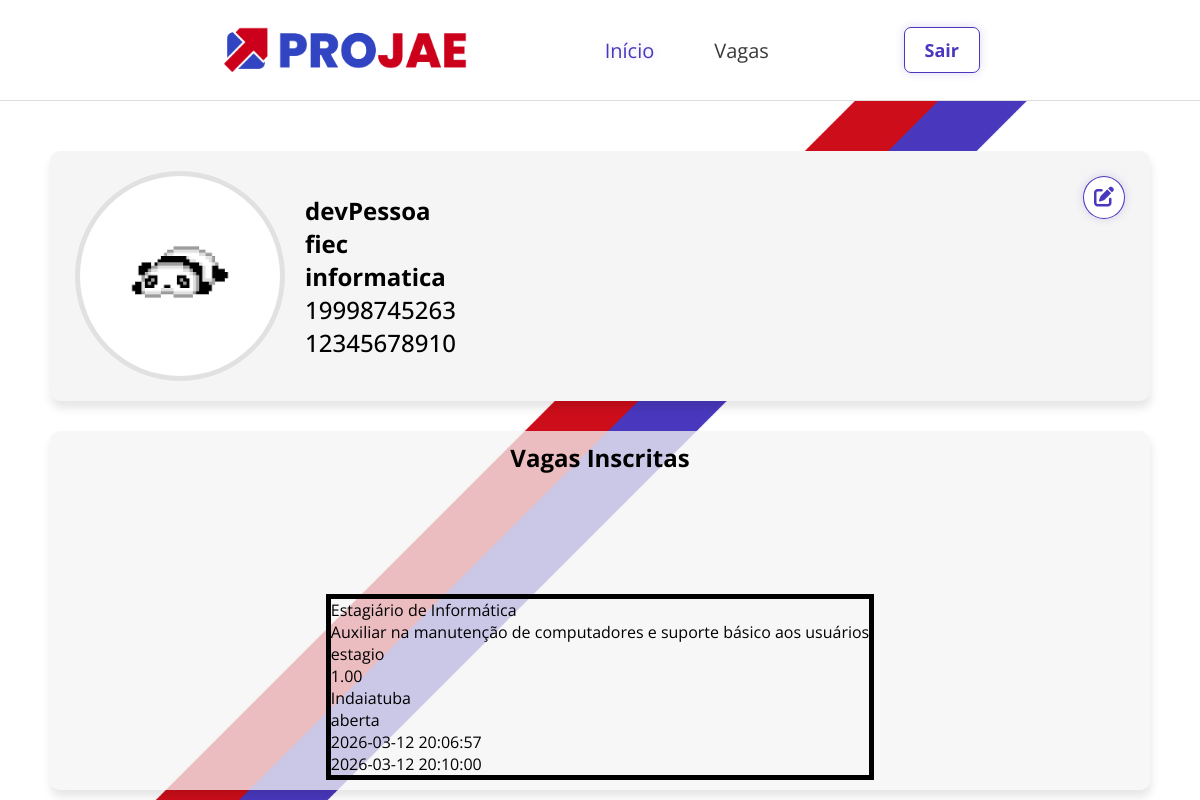
/public/views/dashboardPessoa.php (signed in), run on the app's committed database.
### tables this page shows
CREATE TABLE IF NOT EXISTS pessoas (
    id_pessoa INT AUTO_INCREMENT PRIMARY KEY,
    nome VARCHAR(120) NOT NULL,
    cpf VARCHAR(14) UNIQUE,
    telefone VARCHAR(20),
    instituicao VARCHAR(150),
    curso VARCHAR(100),
    id_usuario INT NOT NULL,

    CONSTRAINT fk_pessoa_usuario
    FOREIGN KEY (id_usuario)
    REFERENCES usuarios(id)
    ON DELETE CASCADE
    ON UPDATE CASCADE
);

CREATE TABLE IF NOT EXISTS inscricao (
    id_inscricao INT AUTO_INCREMENT PRIMARY KEY,
    data_inscricao TIMESTAMP DEFAULT CURRENT_TIMESTAMP,
    id_pessoa INT NOT NULL,
    id_vaga INT NOT NULL,

    CONSTRAINT fk_inscricao_pessoa
    FOREIGN KEY (id_pessoa)
    REFERENCES pessoas(id_pessoa)
    ON DELETE CASCADE
    ON UPDATE CASCADE,

    CONSTRAINT fk_inscricao_vaga
    FOREIGN KEY (id_vaga)
    REFERENCES vagas(id_vaga)
    ON DELETE CASCADE
    ON UPDATE CASCADE,

    UNIQUE (id_pessoa, id_vaga)
);

CREATE TABLE IF NOT EXISTS vagas (
    id_vaga INT AUTO_INCREMENT PRIMARY KEY,
    titulo VARCHAR(150) NOT NULL,
    descricao TEXT,
    tipo ENUM('estagio','aprendiz') NOT NULL,
    salario DECIMAL(10,2),
    cidade VARCHAR(100),
    status ENUM('aberta','fechada') DEFAULT 'aberta',
    data_publicacao TIMESTAMP DEFAULT CURRENT_TIMESTAMP,
    id_empresa INT NOT NULL,

    CONSTRAINT fk_vaga_empresa
    FOREIGN KEY (id_empresa)
    REFERENCES empresas(id_empresa)
    ON DELETE CASCADE
    ON UPDATE CASCADE
);

### src/controllers/DadosController.php (called while the page is built, shortened)
<?php
require_once __DIR__ . '/../config/config.php';
require_once __DIR__ . '/../models/Usuarios.php';
function handleDadosPessoa($pdo)
{
    $errors = [];
    try {
        $userModel = new Usuario($pdo);
        $dados = $userModel->dadosByIdPessoa($_SESSION['user_id']);
    } catch (PDOException $e) {
        error_log("Erro ao trazer os dados: " . $e->getMessage());
        $errors[] = "Erro no sistema. Volte mais tarde.";
    }
    return $dados;
}

### src/models/Usuarios.php (called while the page is built, shortened)
<?php
class Usuario
{
    private $pdo;
    public function __construct($pdo)
    {
        $this->pdo = $pdo;
    }
    public function findByIdPessoa($userId)
    {
        $stmt = $this->pdo->prepare("
        SELECT id_pessoa
        FROM pessoas
        WHERE id_usuario = ?
        ");
        $stmt->execute([$userId]);
        return $stmt->fetchColumn();
    }
    public function dadosByIdPessoa($userId)
    {
        $stmt = $this->pdo->prepare("
        SELECT *
        FROM pessoas
        WHERE id_usuario = ?
        ");
        $stmt->execute([$userId]);
        return $stmt->fetch(PDO::FETCH_ASSOC);
    }
    public function visualizarInscricoesPessoa($userId)
    {
        $stmt = $this->pdo->prepare("
        SELECT
            inscricao.data_inscricao,
            vagas.*
        FROM inscricao
        JOIN vagas ON inscricao.id_vaga = vagas.id_vaga
        WHERE inscricao.id_pessoa = ?");
        $stmt->execute([$userId]);
        return $stmt->fetchAll(PDO::FETCH_ASSOC);
    }
}

### src/controllers/InscricaoController.php (called while the page is built, shortened)
<?php
require_once __DIR__ . '/../config/config.php';
require_once __DIR__ . '/../models/Usuarios.php';
function visualizarInscricoesPessoa($pdo)
{
    $errors = [];
    $userPessoa = new Usuario($pdo);
    $id_pessoa =  $userPessoa->findByIdPessoa($_SESSION['user_id']);
    try {
        $userModel = new Usuario($pdo);
        $inscricoes = $userModel->visualizarInscricoesPessoa($id_pessoa);
    } catch (PDOException $e) {
        error_log("Erro ao trazer inscrições: " . $e->getMessage());
        $errors[] = "Erro no sistema. Volte mais tarde.";
    }
    return $inscricoes;
}

### public/views/dashboardPessoa.php (the view, shortened to what this page needs)
<?php
require_once __DIR__ . "/../../src/controllers/InscricaoController.php";
require_once __DIR__ . "/../../src/controllers/DadosController.php";
$inscricoes = visualizarInscricoesPessoa($pdo);
$dados = handleDadosPessoa($pdo);
?>
<!DOCTYPE html>
<html lang="pt-BR">
<head>
    <link rel="stylesheet" href="https://cdnjs.cloudflare.com/ajax/libs/font-awesome/6.5.0/css/all.min.css">
    <link rel="stylesheet" href="../assets/css/globalEimports.css">
    <link rel="stylesheet" href="../assets/css/navegation.css">
    <link rel="stylesheet" href="../assets/css/main.css">
    <link rel="stylesheet" href="../assets/css/dashboardPessoa.css">
</head>
<body class="corpo">
    <header class="cabecalho">
        <div class="contentCabecalho">
            <div class="logo"><img class="img" src="../assets/img/imagotipo.png" alt="Projae logo"></div>
            <ul class="list">
                <li><a class="item-list active" href="" onclick="location.reload()">Início</a></li>
                <li><a class="item-list" href="vagas.php">Vagas</a></li>
            </ul>
            <div class="cta">
                <a href="./logout.php" class="btnSair">Sair</a>
            </div>
        </div>
    </header>
    <main class="principal">
        <div class="content">
            <section class="perfil">
                <div class="detalhesPerfil">
                    <div class="fotoPerfil"><img src="../assets/img/testeIMG.png" alt="Sua Foto de Perfil"></div>
                    <div>
                        <h1 class="nomePerfil"><?= $dados['nome'] ?></h1>
                        <h2 class="instituicaoPerfil"><?= $dados['instituicao'] ?></h2>
                        <h2 class="cursoPerfil"><?= $dados['curso'] ?></h2>
                        <h2 class="telefonePerfil"><?= $dados['telefone'] ?></h2>
                        <h2 class="regiaoPerfil"><?= $dados['cpf'] ?></h2>
                    </div>
                </div>
                <button onclick="abrirMenu()" class="btnEditar"><i class="fa-solid fa-pen-to-square"></i></button>
            </section>
            <section class="vagasInscritas">
                <h1 class="titulo">Vagas Inscritas</h1>
                <div class="cards">
                    <div class="card">
                        <?php
                            foreach ($inscricoes as $inscricao):
                            ?>
                            <div style="border: 5px solid black;">
                                <p><?= $inscricao['titulo'] ?></p>
                                <p><?= $inscricao['descricao'] ?></p>
                                <p><?= $inscricao['tipo'] ?></p>
                                <p><?= $inscricao['salario'] ?></p>
                                <p><?= $inscricao['cidade'] ?></p>
                                <p><?= $inscricao['status'] ?></p>
                                <p><?= $inscricao['data_publicacao'] ?></p>
                                <p><?= $inscricao['data_inscricao'] ?></p>
                            </div>
                            <?php
                            endforeach;
                        ?>
                    </div>
                </div>
            </section>
        </div>
    </main>
</body>
</html>

### public/assets/css/globalEimports.css (style rules this page uses)
* { margin:0; padding:0; box-sizing:border-box; font-family: 'Open Sans', sans-serif; }

### public/assets/css/navegation.css (style rules this page uses)
.cabecalho { width: 100%; border-bottom: 1px solid #ddd; background-color: white; }
.contentCabecalho { display: flex; justify-content: space-between; align-items: center; max-width: 70%; height: 100px; background: white; padding: 0 40px; margin: 0 auto; }
.img { width: 250px; }
.list { display: flex; list-style: none; gap: 30px; }
.item-list { text-decoration: none; color: #3a3a3a; font-size: 20px; }
.active { text-shadow: 0px 0px 10px rgba(74, 56, 190, 0.2); color: #4938be; }
.cta { display: flex; justify-content: center; align-items: center; gap: 25px; }
.btnSair { text-decoration: none; padding: 10px 20px; border-radius: 7px; background-color: white; color: #4938be; border: #4938be solid 1px; box-shadow: rgba(74, 56, 190, 0.2) 0px 0px 10px; font-size: 18px; font-weight: 700; cursor: pointer; }

### public/assets/css/main.css (style rules this page uses)
.corpo { height: 100vh; overflow: hidden; background-image: url("../img/bg.png"); background-size: cover; background-repeat: no-repeat; background-position: center; z-index: 1; }
.principal { min-height: calc(100vh - 111px); width: 100%; padding-top: 50px; }
.content { width: 100%; max-width: 1100px; margin: 0 auto; }

### public/assets/css/dashboardPessoa.css (style rules this page uses)
.corpo { overflow-y: visible; overflow-x: hidden; }
.list { gap: 60px; }
.principal { display: flex; }
.content { display: grid; grid-template-rows: auto 1fr; gap: 30px; }
.perfil { display: flex; align-items: center; justify-content: space-between; background-color: rgb(245, 245, 245); box-shadow: 1px 7px 10px rgba(0, 0, 0, 0.1); border-radius: 10px; padding: 25px; width: 100%; height: 250px; }
.detalhesPerfil { display: flex; justify-content: center; align-items: center; gap: 20px; }
.fotoPerfil { display: flex; justify-content: center; align-items: center; background-color: rgb(225, 225, 225); border-radius: 50%; width: 210px; height: 210px; }
.fotoPerfil > img { border-radius: 50%; width: 95%; height: 95%; }
.telefonePerfil { font-weight: 500; }
.regiaoPerfil { font-weight: 500; }
.btnEditar { align-self: flex-start; padding: 10px; border-radius: 50%; background-color: white; border: #4938be solid 1px; box-shadow: rgba(74, 56, 190, 0.2) 0px 0px 10px; color: #4938be; cursor: pointer; }
.btnEditar > i { font-size: 20px; }
.vagasInscritas { display: flex; align-items: center; justify-content: space-between; flex-direction: column; background-color: rgba(245, 245, 245, 0.76); box-shadow: 1px 7px 10px rgba(0, 0, 0, 0.1); border-radius: 10px; padding: 10px 25px; width: 100%; }

### data on the page
pessoas: nome "devPessoa", instituicao "fiec", curso "informatica", telefone "19998745263", cpf "12345678910"
inscricao: id_vaga.titulo "Estagiário de Informática", id_vaga.descricao "Auxiliar na manutenção de computadores e suporte básico aos usuários", id_vaga.tipo "estagio", id_vaga.salario "1.00", id_vaga.cidade "Indaiatuba", id_vaga.status "aberta", id_vaga.data_publicacao "2026-03-12 20:06:57", data_inscricao "2026-03-12 20:10:00"
